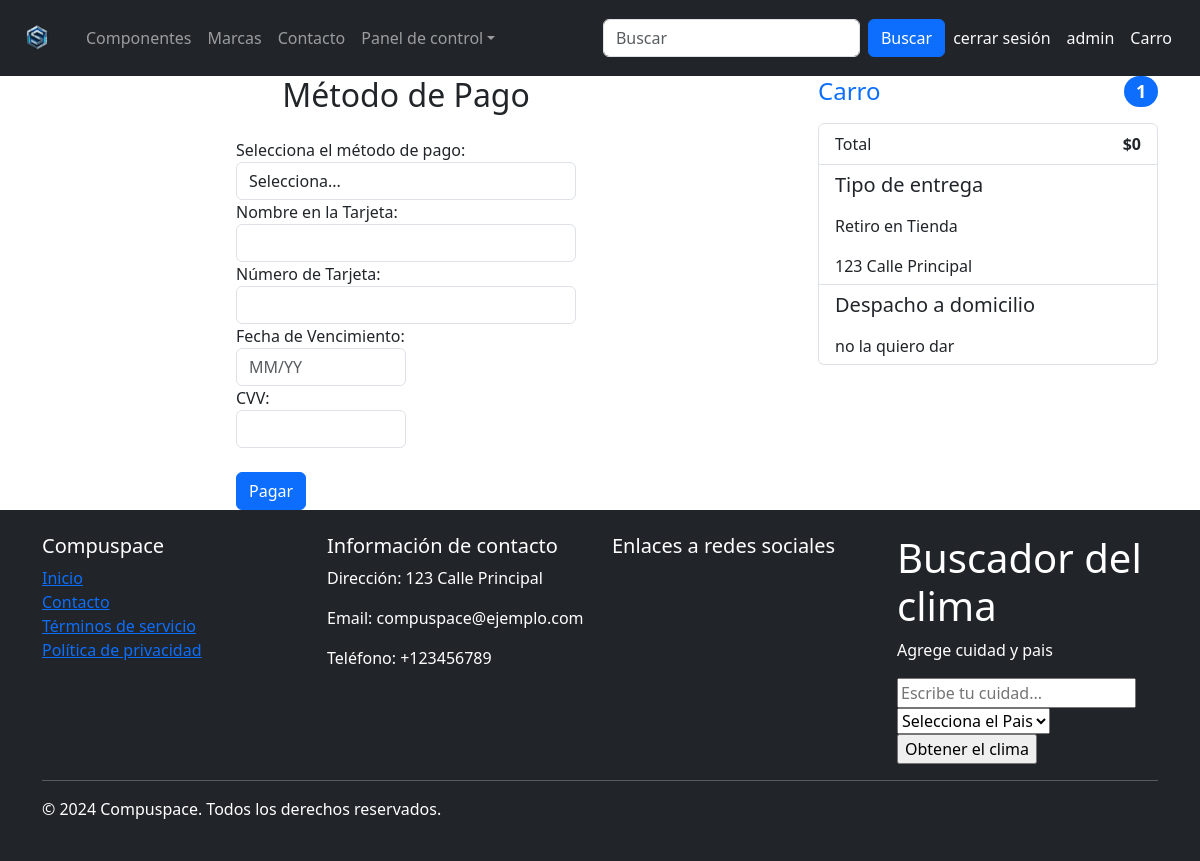
Page /metodoPago/ (signed in) on the earlier database version.
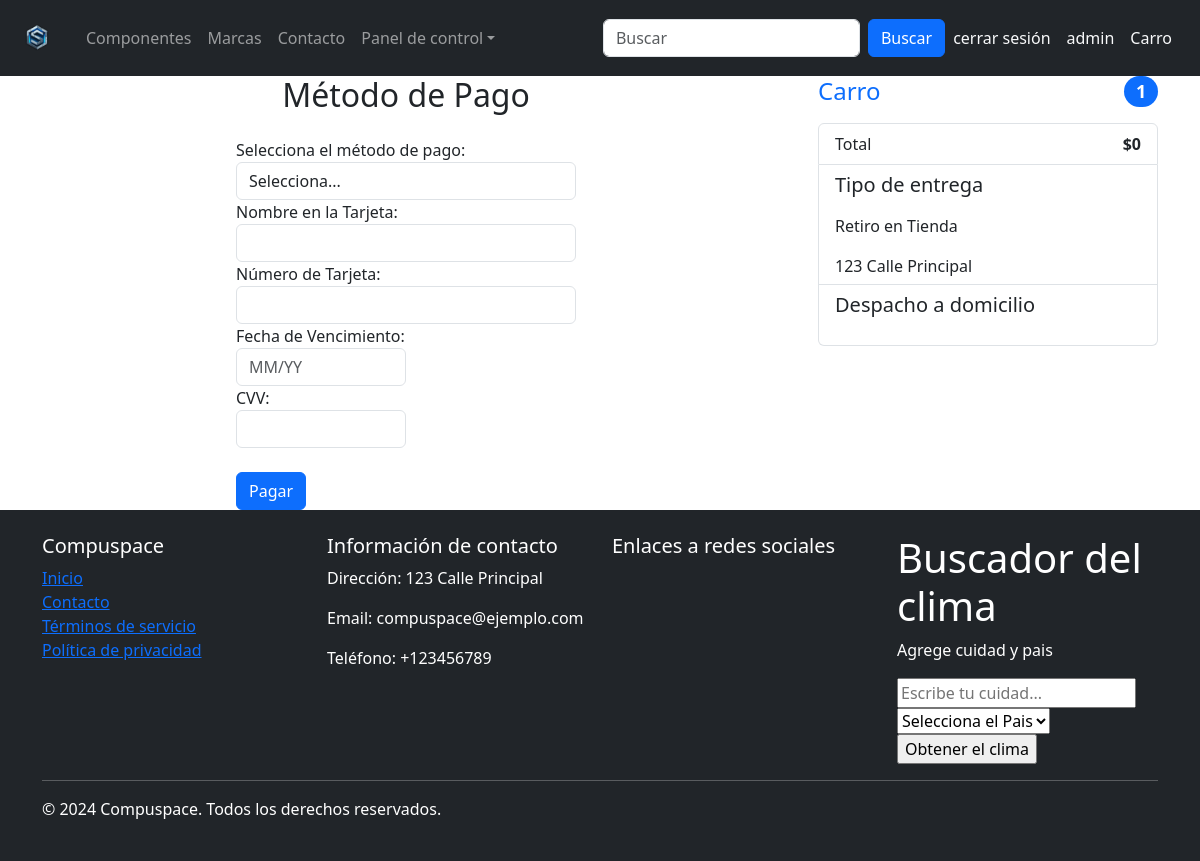
Same page on the later database version.
### aplicacionCompuSpace/models.py (models this page shows)
class User(AbstractUser):
    rut = models.CharField(max_length=50)
    email = models.EmailField(max_length=254)
    region = models.CharField(max_length=50, choices=REGIONES)
    comuna = models.CharField(max_length=50)
    direccion = models.CharField(max_length=50)

### aplicacionCompuSpace/views.py (the view)
# urls.py: path('metodoPago/', metodoPago,name='metodoPago'),
def metodoPago(request):
    elementos = elementoCarrito.objects.filter(usuario=request.user).select_related('componente')
    totalPrecio = calcularPrecio(elementos)
    for elemento in elementos:
        elemento.total_precio = elemento.componente.precio * elemento.cantidad
    datos = {
        'elementos': elementos,
        'totalPrecio': totalPrecio
    }
    return render(request,'aplicacion/metododepago.html',datos)

### aplicacionCompuSpace/views.py (called while the page is built)
def calcularPrecio(elementos):
    return sum(elemento.componente.precio * elemento.cantidad for elemento in elementos)

### aplicacionCompuSpace/templates/aplicacion/metododepago.html (shortened to what this page needs)
{% extends "plantillas/base.html" %}
{% load static %}
{% load crispy_forms_tags %}
{% load humanize %}
{% block contenido %}
<div class="container">
  <div class="row g-5">
    <div class="col-md-5 col-lg-4 order-md-last">
      <h4 class="d-flex justify-content-between align-items-center mb-3">
        <span class="text-primary">Carro</span>
        <span class="badge bg-primary rounded-pill">1</span>
      </h4>
      <ul class="list-group mb-3">
        <li class="list-group-item d-flex justify-content-between">
          <span>Total</span>
          <strong>${{totalPrecio}}</strong>
        </li>
        <li class="list-group-item d-flex justify-content-between lh-sm">
          <div>
            <h5 class="my-0">Tipo de entrega</h5>
            <br>
            <h6 class="my-0">Retiro en Tienda</h6>
            <br>
            <h8 class="my-0">123 Calle Principal</h8>
          </div>
        </li>
        <li class="list-group-item d-flex justify-content-between lh-sm">
          <div>
            <h5 class="my-0">Despacho a domicilio</h5>
            <br>
            <h6 class="my-0">{{user.direccion}}</h6>
          </div>
        </li>
      </ul>
    </div>
    <div class="col-md-7 col-lg-8">
      <div class="container">
        <div class="row">
          <div class="col-md-6 offset-md-3">
            <div class="form-container">
              <h2 class="text-center mb-4"> Método de Pago</h2>
              <form action="{% url "pagoRealizado" %}" id="payment-form" method="POST">
                <div class="form-group">
                  <label for="payment-method">Selecciona el método de pago:</label>
                  <select class="form-control" id="payment-method" required>
                    <option value="">Selecciona...</option>
                  </select>
                </div>
                <div class="form-group">
                  <label for="card-name">Nombre en la Tarjeta:</label>
                  <input type="text" class="form-control" id="card-name" required>
                </div>
                <div class="form-group">
                  <label for="card-number">Número de Tarjeta:</label>
                  <input type="text" class="form-control" id="card-number" required>
                </div>
                <div class="form-row">
                  <div class="form-group col-md-6">
                    <label for="expiry">Fecha de Vencimiento:</label>
                    <input type="text" class="form-control" id="expiry" placeholder="MM/YY" required>
                  </div>
                  <div class="form-group col-md-6">
                    <label for="cvv">CVV:</label>
                    <input type="text" class="form-control" id="cvv" required>
                  </div>
                </div>
                <br>
                <button type="submit" class="btn btn-primary btn-block">Pagar</button>
              </form>
            </div>
          </div>
        </div>
      </div>
    </div>
  </div>
</div>
{% endblock contenido %}

### aplicacionCompuSpace/templates/plantillas/base.html (shortened to what the changed rows need)
{% load static %}
<!DOCTYPE html>
<html lang="es">
<head>
    {% load bootstrap5 %}
    {% bootstrap_css %}
</head>
<body>
    <nav class="navbar navbar-expand-md navbar-dark bg-dark">
        <div class="container-fluid">
            <div class="collapse navbar-collapse" id="mynavbar">
                <ul class="navbar-nav me-2">
                    {% if user.is_authenticated %}
                    <li>
                        <span id="sesionlink"><a class="nav-link text-light sesiontext" href="{% url "logout" %}">cerrar
                                sesión</a></span>
                    </li>
                    <li>
                        <span id="sesionlink"><a class="nav-link text-light sesiontext" href="{% url "usuario" %}">{{user.username}}</a></span>
                    </li>
                    <li>
                        <span id="sesionlink"><a class="nav-link text-light sesiontext"
                                href="{% url "carroCompras" %}">Carro</a></span>
                    </li>
                    {% else %}
                    <li>
                        <span id="sesionlink"><a class="nav-link text-light sesiontext" href="{% url "login" %}">Iniciar
                                sesión</a></span>
                    </li>
                    {% endif %}
                </ul>
            </div>
        </div>
    </nav>
    {% block contenido %}
    {% endblock contenido %}
    <footer class="bg-dark text-white">
        <div class="container py-4">
            <div class="row">
                <div class="col-md-3">
                    <section class="weather-content">
                        <h1>Buscador del clima</h1>
                    </section>
                </div>
            </div>
        </div>
    </footer>
</body>
</html>

Differences in the rows shown:
changed User "admin": direccion "no la quiero dar" → (not shown)
